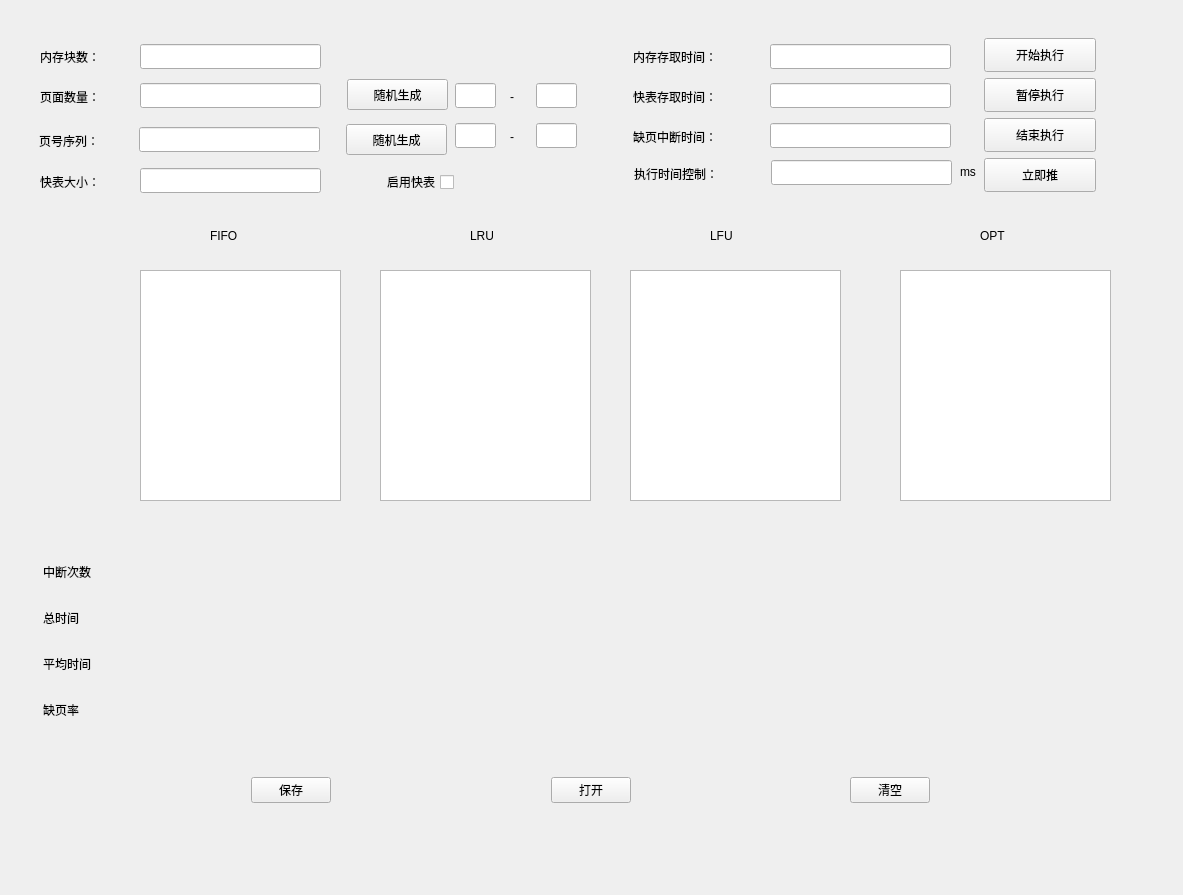
<?xml version="1.0" encoding="UTF-8"?>
<ui version="4.0">
 <class>MainWindow</class>
 <widget class="QWidget" name="MainWindow">
  <property name="geometry">
   <rect>
    <x>0</x>
    <y>0</y>
    <width>1183</width>
    <height>895</height>
   </rect>
  </property>
  <property name="windowTitle">
   <string>MainWindow</string>
  </property>
  <widget class="QWidget" name="widget" native="true">
   <property name="geometry">
    <rect>
     <x>20</x>
     <y>28</y>
     <width>1121</width>
     <height>171</height>
    </rect>
   </property>
   <widget class="QLabel" name="label">
    <property name="geometry">
     <rect>
      <x>20</x>
      <y>20</y>
      <width>81</width>
      <height>18</height>
     </rect>
    </property>
    <property name="text">
     <string>内存块数：</string>
    </property>
   </widget>
   <widget class="QLabel" name="label_2">
    <property name="geometry">
     <rect>
      <x>20</x>
      <y>60</y>
      <width>81</width>
      <height>18</height>
     </rect>
    </property>
    <property name="text">
     <string>页面数量：</string>
    </property>
   </widget>
   <widget class="QLabel" name="label_3">
    <property name="geometry">
     <rect>
      <x>19</x>
      <y>104</y>
      <width>81</width>
      <height>18</height>
     </rect>
    </property>
    <property name="text">
     <string>页号序列：</string>
    </property>
   </widget>
   <widget class="QCheckBox" name="quick_table_check">
    <property name="geometry">
     <rect>
      <x>323</x>
      <y>143</y>
      <width>111</width>
      <height>22</height>
     </rect>
    </property>
    <property name="layoutDirection">
     <enum>Qt::RightToLeft</enum>
    </property>
    <property name="text">
     <string>启用快表</string>
    </property>
    <property name="tristate">
     <bool>false</bool>
    </property>
   </widget>
   <widget class="QLineEdit" name="memory_num_edit">
    <property name="geometry">
     <rect>
      <x>120</x>
      <y>16</y>
      <width>181</width>
      <height>25</height>
     </rect>
    </property>
   </widget>
   <widget class="QLineEdit" name="taskSize_edit">
    <property name="geometry">
     <rect>
      <x>120</x>
      <y>55</y>
      <width>181</width>
      <height>25</height>
     </rect>
    </property>
   </widget>
   <widget class="QLineEdit" name="task_edit">
    <property name="geometry">
     <rect>
      <x>119</x>
      <y>99</y>
      <width>181</width>
      <height>25</height>
     </rect>
    </property>
   </widget>
   <widget class="QPushButton" name="taskSize_btn">
    <property name="geometry">
     <rect>
      <x>327</x>
      <y>51</y>
      <width>101</width>
      <height>31</height>
     </rect>
    </property>
    <property name="text">
     <string>随机生成</string>
    </property>
   </widget>
   <widget class="QPushButton" name="task_btn">
    <property name="geometry">
     <rect>
      <x>326</x>
      <y>96</y>
      <width>101</width>
      <height>31</height>
     </rect>
    </property>
    <property name="text">
     <string>随机生成</string>
    </property>
   </widget>
   <widget class="QLineEdit" name="memory_access_edit">
    <property name="geometry">
     <rect>
      <x>750</x>
      <y>16</y>
      <width>181</width>
      <height>25</height>
     </rect>
    </property>
    <property name="text">
     <string/>
    </property>
   </widget>
   <widget class="QLabel" name="label_4">
    <property name="geometry">
     <rect>
      <x>613</x>
      <y>20</y>
      <width>131</width>
      <height>18</height>
     </rect>
    </property>
    <property name="text">
     <string>内存存取时间：</string>
    </property>
   </widget>
   <widget class="QLabel" name="label_5">
    <property name="geometry">
     <rect>
      <x>613</x>
      <y>100</y>
      <width>131</width>
      <height>18</height>
     </rect>
    </property>
    <property name="text">
     <string>缺页中断时间：</string>
    </property>
   </widget>
   <widget class="QLabel" name="label_6">
    <property name="geometry">
     <rect>
      <x>613</x>
      <y>60</y>
      <width>131</width>
      <height>18</height>
     </rect>
    </property>
    <property name="text">
     <string>快表存取时间：</string>
    </property>
   </widget>
   <widget class="QLineEdit" name="miss_page_interrupt_edit">
    <property name="geometry">
     <rect>
      <x>750</x>
      <y>95</y>
      <width>181</width>
      <height>25</height>
     </rect>
    </property>
    <property name="text">
     <string/>
    </property>
   </widget>
   <widget class="QLineEdit" name="quick_table_access_edit">
    <property name="geometry">
     <rect>
      <x>750</x>
      <y>55</y>
      <width>181</width>
      <height>25</height>
     </rect>
    </property>
    <property name="text">
     <string/>
    </property>
   </widget>
   <widget class="QPushButton" name="stop_btn">
    <property name="geometry">
     <rect>
      <x>964</x>
      <y>90</y>
      <width>112</width>
      <height>34</height>
     </rect>
    </property>
    <property name="text">
     <string>结束执行</string>
    </property>
   </widget>
   <widget class="QPushButton" name="stop_continue_btn">
    <property name="geometry">
     <rect>
      <x>964</x>
      <y>50</y>
      <width>112</width>
      <height>34</height>
     </rect>
    </property>
    <property name="text">
     <string>暂停执行</string>
    </property>
   </widget>
   <widget class="QPushButton" name="start_btn">
    <property name="geometry">
     <rect>
      <x>964</x>
      <y>10</y>
      <width>112</width>
      <height>34</height>
     </rect>
    </property>
    <property name="text">
     <string>开始执行</string>
    </property>
   </widget>
   <widget class="QLineEdit" name="taskSize_low_edit">
    <property name="geometry">
     <rect>
      <x>435</x>
      <y>55</y>
      <width>41</width>
      <height>25</height>
     </rect>
    </property>
   </widget>
   <widget class="QLineEdit" name="taskSize_high_edit">
    <property name="geometry">
     <rect>
      <x>516</x>
      <y>55</y>
      <width>41</width>
      <height>25</height>
     </rect>
    </property>
   </widget>
   <widget class="QLabel" name="label_32">
    <property name="geometry">
     <rect>
      <x>490</x>
      <y>60</y>
      <width>16</width>
      <height>18</height>
     </rect>
    </property>
    <property name="text">
     <string>-</string>
    </property>
   </widget>
   <widget class="QLineEdit" name="task_high_edit">
    <property name="geometry">
     <rect>
      <x>516</x>
      <y>95</y>
      <width>41</width>
      <height>25</height>
     </rect>
    </property>
   </widget>
   <widget class="QLineEdit" name="task_low_edit">
    <property name="geometry">
     <rect>
      <x>435</x>
      <y>95</y>
      <width>41</width>
      <height>25</height>
     </rect>
    </property>
   </widget>
   <widget class="QLabel" name="label_33">
    <property name="geometry">
     <rect>
      <x>490</x>
      <y>100</y>
      <width>16</width>
      <height>18</height>
     </rect>
    </property>
    <property name="text">
     <string>-</string>
    </property>
   </widget>
   <widget class="QLabel" name="label_15">
    <property name="geometry">
     <rect>
      <x>20</x>
      <y>145</y>
      <width>81</width>
      <height>18</height>
     </rect>
    </property>
    <property name="text">
     <string>快表大小：</string>
    </property>
   </widget>
   <widget class="QLineEdit" name="quick_table_num_edit">
    <property name="geometry">
     <rect>
      <x>120</x>
      <y>140</y>
      <width>181</width>
      <height>25</height>
     </rect>
    </property>
   </widget>
   <widget class="QLineEdit" name="run_time_edit">
    <property name="geometry">
     <rect>
      <x>751</x>
      <y>132</y>
      <width>181</width>
      <height>25</height>
     </rect>
    </property>
    <property name="text">
     <string/>
    </property>
   </widget>
   <widget class="QLabel" name="label_16">
    <property name="geometry">
     <rect>
      <x>614</x>
      <y>137</y>
      <width>131</width>
      <height>18</height>
     </rect>
    </property>
    <property name="text">
     <string>执行时间控制：</string>
    </property>
   </widget>
   <widget class="QLabel" name="label_17">
    <property name="geometry">
     <rect>
      <x>940</x>
      <y>135</y>
      <width>21</width>
      <height>18</height>
     </rect>
    </property>
    <property name="text">
     <string>ms</string>
    </property>
   </widget>
   <widget class="QPushButton" name="result_btn">
    <property name="geometry">
     <rect>
      <x>964</x>
      <y>130</y>
      <width>112</width>
      <height>34</height>
     </rect>
    </property>
    <property name="text">
     <string>立即推</string>
    </property>
   </widget>
   <zorder>label</zorder>
   <zorder>label_2</zorder>
   <zorder>label_3</zorder>
   <zorder>quick_table_check</zorder>
   <zorder>memory_num_edit</zorder>
   <zorder>taskSize_edit</zorder>
   <zorder>task_edit</zorder>
   <zorder>taskSize_btn</zorder>
   <zorder>task_btn</zorder>
   <zorder>memory_access_edit</zorder>
   <zorder>label_4</zorder>
   <zorder>label_5</zorder>
   <zorder>label_6</zorder>
   <zorder>miss_page_interrupt_edit</zorder>
   <zorder>quick_table_access_edit</zorder>
   <zorder>stop_continue_btn</zorder>
   <zorder>start_btn</zorder>
   <zorder>taskSize_low_edit</zorder>
   <zorder>taskSize_high_edit</zorder>
   <zorder>label_32</zorder>
   <zorder>task_high_edit</zorder>
   <zorder>task_low_edit</zorder>
   <zorder>label_33</zorder>
   <zorder>label_15</zorder>
   <zorder>quick_table_num_edit</zorder>
   <zorder>run_time_edit</zorder>
   <zorder>label_16</zorder>
   <zorder>label_17</zorder>
   <zorder>result_btn</zorder>
   <zorder>stop_btn</zorder>
  </widget>
  <widget class="QWidget" name="widget_2" native="true">
   <property name="geometry">
    <rect>
     <x>240</x>
     <y>760</y>
     <width>701</width>
     <height>60</height>
    </rect>
   </property>
   <layout class="QHBoxLayout" name="horizontalLayout">
    <item>
     <widget class="QPushButton" name="save_btn">
      <property name="text">
       <string>保存</string>
      </property>
     </widget>
    </item>
    <item>
     <spacer name="horizontalSpacer">
      <property name="orientation">
       <enum>Qt::Horizontal</enum>
      </property>
      <property name="sizeHint" stdset="0">
       <size>
        <width>40</width>
        <height>20</height>
       </size>
      </property>
     </spacer>
    </item>
    <item>
     <widget class="QPushButton" name="open_btn">
      <property name="text">
       <string>打开</string>
      </property>
     </widget>
    </item>
    <item>
     <spacer name="horizontalSpacer_2">
      <property name="orientation">
       <enum>Qt::Horizontal</enum>
      </property>
      <property name="sizeHint" stdset="0">
       <size>
        <width>40</width>
        <height>20</height>
       </size>
      </property>
     </spacer>
    </item>
    <item>
     <widget class="QPushButton" name="clear_btn">
      <property name="text">
       <string>清空</string>
      </property>
     </widget>
    </item>
   </layout>
  </widget>
  <widget class="QWidget" name="widget_5" native="true">
   <property name="geometry">
    <rect>
     <x>30</x>
     <y>550</y>
     <width>1101</width>
     <height>201</height>
    </rect>
   </property>
   <widget class="QLabel" name="label_11">
    <property name="geometry">
     <rect>
      <x>13</x>
      <y>13</y>
      <width>72</width>
      <height>18</height>
     </rect>
    </property>
    <property name="text">
     <string>中断次数</string>
    </property>
   </widget>
   <widget class="QLabel" name="label_12">
    <property name="geometry">
     <rect>
      <x>13</x>
      <y>59</y>
      <width>54</width>
      <height>18</height>
     </rect>
    </property>
    <property name="text">
     <string>总时间</string>
    </property>
   </widget>
   <widget class="QLabel" name="label_13">
    <property name="geometry">
     <rect>
      <x>13</x>
      <y>105</y>
      <width>72</width>
      <height>18</height>
     </rect>
    </property>
    <property name="text">
     <string>平均时间</string>
    </property>
   </widget>
   <widget class="QLabel" name="label_14">
    <property name="geometry">
     <rect>
      <x>13</x>
      <y>151</y>
      <width>54</width>
      <height>18</height>
     </rect>
    </property>
    <property name="text">
     <string>缺页率</string>
    </property>
   </widget>
   <widget class="QLabel" name="fifo_interrupt_label">
    <property name="geometry">
     <rect>
      <x>175</x>
      <y>13</y>
      <width>81</width>
      <height>18</height>
     </rect>
    </property>
    <property name="text">
     <string/>
    </property>
   </widget>
   <widget class="QLabel" name="lru_interrupt_label">
    <property name="geometry">
     <rect>
      <x>417</x>
      <y>13</y>
      <width>81</width>
      <height>18</height>
     </rect>
    </property>
    <property name="text">
     <string/>
    </property>
   </widget>
   <widget class="QLabel" name="lfu_interrupt_label">
    <property name="geometry">
     <rect>
      <x>676</x>
      <y>13</y>
      <width>81</width>
      <height>18</height>
     </rect>
    </property>
    <property name="text">
     <string/>
    </property>
   </widget>
   <widget class="QLabel" name="opt_interrupt_label">
    <property name="geometry">
     <rect>
      <x>947</x>
      <y>13</y>
      <width>81</width>
      <height>18</height>
     </rect>
    </property>
    <property name="text">
     <string/>
    </property>
   </widget>
   <widget class="QLabel" name="fifo_total_time_label">
    <property name="geometry">
     <rect>
      <x>175</x>
      <y>59</y>
      <width>81</width>
      <height>18</height>
     </rect>
    </property>
    <property name="text">
     <string/>
    </property>
   </widget>
   <widget class="QLabel" name="lru_total_time_label">
    <property name="geometry">
     <rect>
      <x>417</x>
      <y>59</y>
      <width>81</width>
      <height>18</height>
     </rect>
    </property>
    <property name="text">
     <string/>
    </property>
   </widget>
   <widget class="QLabel" name="lfu_total_time_label">
    <property name="geometry">
     <rect>
      <x>676</x>
      <y>59</y>
      <width>81</width>
      <height>18</height>
     </rect>
    </property>
    <property name="text">
     <string/>
    </property>
   </widget>
   <widget class="QLabel" name="opt_total_time_label">
    <property name="geometry">
     <rect>
      <x>947</x>
      <y>59</y>
      <width>81</width>
      <height>18</height>
     </rect>
    </property>
    <property name="text">
     <string/>
    </property>
   </widget>
   <widget class="QLabel" name="lru_ave_time_label">
    <property name="geometry">
     <rect>
      <x>417</x>
      <y>105</y>
      <width>81</width>
      <height>18</height>
     </rect>
    </property>
    <property name="text">
     <string/>
    </property>
   </widget>
   <widget class="QLabel" name="fifo_ave_time_label">
    <property name="geometry">
     <rect>
      <x>175</x>
      <y>105</y>
      <width>81</width>
      <height>18</height>
     </rect>
    </property>
    <property name="text">
     <string/>
    </property>
   </widget>
   <widget class="QLabel" name="lfu_ave_time_label">
    <property name="geometry">
     <rect>
      <x>676</x>
      <y>105</y>
      <width>81</width>
      <height>18</height>
     </rect>
    </property>
    <property name="text">
     <string/>
    </property>
   </widget>
   <widget class="QLabel" name="opt_ave_time_label">
    <property name="geometry">
     <rect>
      <x>947</x>
      <y>105</y>
      <width>81</width>
      <height>18</height>
     </rect>
    </property>
    <property name="text">
     <string/>
    </property>
   </widget>
   <widget class="QLabel" name="fifo_miss_page_label">
    <property name="geometry">
     <rect>
      <x>175</x>
      <y>151</y>
      <width>81</width>
      <height>18</height>
     </rect>
    </property>
    <property name="text">
     <string/>
    </property>
   </widget>
   <widget class="QLabel" name="lru_miss_page_label">
    <property name="geometry">
     <rect>
      <x>417</x>
      <y>151</y>
      <width>81</width>
      <height>18</height>
     </rect>
    </property>
    <property name="text">
     <string/>
    </property>
   </widget>
   <widget class="QLabel" name="lfu_miss_page_label">
    <property name="geometry">
     <rect>
      <x>676</x>
      <y>151</y>
      <width>81</width>
      <height>18</height>
     </rect>
    </property>
    <property name="text">
     <string/>
    </property>
   </widget>
   <widget class="QLabel" name="opt_miss_page_label">
    <property name="geometry">
     <rect>
      <x>947</x>
      <y>151</y>
      <width>81</width>
      <height>18</height>
     </rect>
    </property>
    <property name="text">
     <string/>
    </property>
   </widget>
  </widget>
  <widget class="QWidget" name="widget_4" native="true">
   <property name="geometry">
    <rect>
     <x>90</x>
     <y>260</y>
     <width>1061</width>
     <height>251</height>
    </rect>
   </property>
   <widget class="QTextEdit" name="fifo_textEdit">
    <property name="geometry">
     <rect>
      <x>50</x>
      <y>10</y>
      <width>201</width>
      <height>231</height>
     </rect>
    </property>
   </widget>
   <widget class="QTextEdit" name="lru_textEdit">
    <property name="geometry">
     <rect>
      <x>290</x>
      <y>10</y>
      <width>211</width>
      <height>231</height>
     </rect>
    </property>
   </widget>
   <widget class="QTextEdit" name="lfu_textEdit">
    <property name="geometry">
     <rect>
      <x>540</x>
      <y>10</y>
      <width>211</width>
      <height>231</height>
     </rect>
    </property>
   </widget>
   <widget class="QTextEdit" name="opt_textEdit">
    <property name="geometry">
     <rect>
      <x>810</x>
      <y>10</y>
      <width>211</width>
      <height>231</height>
     </rect>
    </property>
   </widget>
  </widget>
  <widget class="QWidget" name="widget_3" native="true">
   <property name="geometry">
    <rect>
     <x>90</x>
     <y>217</y>
     <width>1051</width>
     <height>41</height>
    </rect>
   </property>
   <widget class="QLabel" name="label_7">
    <property name="geometry">
     <rect>
      <x>120</x>
      <y>10</y>
      <width>41</width>
      <height>18</height>
     </rect>
    </property>
    <property name="text">
     <string>FIFO</string>
    </property>
   </widget>
   <widget class="QLabel" name="label_8">
    <property name="geometry">
     <rect>
      <x>380</x>
      <y>10</y>
      <width>41</width>
      <height>18</height>
     </rect>
    </property>
    <property name="text">
     <string>LRU</string>
    </property>
   </widget>
   <widget class="QLabel" name="label_9">
    <property name="geometry">
     <rect>
      <x>620</x>
      <y>10</y>
      <width>41</width>
      <height>18</height>
     </rect>
    </property>
    <property name="text">
     <string>LFU</string>
    </property>
   </widget>
   <widget class="QLabel" name="label_10">
    <property name="geometry">
     <rect>
      <x>890</x>
      <y>10</y>
      <width>41</width>
      <height>18</height>
     </rect>
    </property>
    <property name="text">
     <string>OPT</string>
    </property>
   </widget>
  </widget>
 </widget>
 <layoutdefault spacing="6" margin="11"/>
 <resources/>
 <connections/>
</ui>
